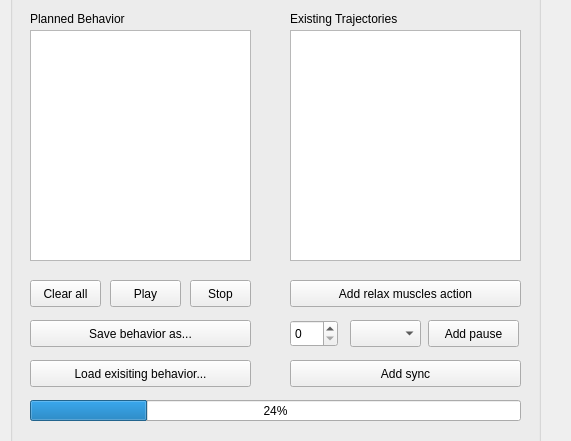
  <widget class="QWidget" name="centralWidget" native="true">
   <property name="geometry">
    <rect>
     <x>10</x>
     <y>0</y>
     <width>571</width>
     <height>441</height>
    </rect>
   </property>
   <widget class="QGroupBox" name="groupBox_3">
    <property name="geometry">
     <rect>
      <x>10</x>
      <y>-30</y>
      <width>531</width>
      <height>531</height>
     </rect>
    </property>
    <property name="title">
     <string>Trajectories</string>
    </property>
    <widget class="QListWidget" name="existingTrajectories">
     <property name="geometry">
      <rect>
       <x>280</x>
       <y>60</y>
       <width>231</width>
       <height>231</height>
      </rect>
     </property>
     <property name="dragDropMode">
      <enum>QAbstractItemView::NoDragDrop</enum>
     </property>
    </widget>
    <widget class="QListWidget" name="scheduledBehavior">
     <property name="geometry">
      <rect>
       <x>20</x>
       <y>60</y>
       <width>221</width>
       <height>231</height>
      </rect>
     </property>
     <property name="dragDropMode">
      <enum>QAbstractItemView::NoDragDrop</enum>
     </property>
    </widget>
    <widget class="QPushButton" name="addPause">
     <property name="geometry">
      <rect>
       <x>418</x>
       <y>350</y>
       <width>91</width>
       <height>27</height>
      </rect>
     </property>
     <property name="text">
      <string>Add pause</string>
     </property>
    </widget>
    <widget class="QSpinBox" name="pauseDuration">
     <property name="geometry">
      <rect>
       <x>280</x>
       <y>350</y>
       <width>48</width>
       <height>27</height>
      </rect>
     </property>
    </widget>
    <widget class="QPushButton" name="playBehavior">
     <property name="geometry">
      <rect>
       <x>100</x>
       <y>310</y>
       <width>71</width>
       <height>27</height>
      </rect>
     </property>
     <property name="text">
      <string>Play</string>
     </property>
    </widget>
    <widget class="QPushButton" name="clearBehavior">
     <property name="geometry">
      <rect>
       <x>20</x>
       <y>310</y>
       <width>71</width>
       <height>27</height>
      </rect>
     </property>
     <property name="text">
      <string>Clear all</string>
     </property>
    </widget>
    <widget class="QPushButton" name="addRelax">
     <property name="geometry">
      <rect>
       <x>280</x>
       <y>310</y>
       <width>231</width>
       <height>27</height>
      </rect>
     </property>
     <property name="text">
      <string>Add relax muscles action</string>
     </property>
    </widget>
    <widget class="QPushButton" name="saveBehavior">
     <property name="geometry">
      <rect>
       <x>20</x>
       <y>350</y>
       <width>221</width>
       <height>27</height>
      </rect>
     </property>
     <property name="text">
      <string>Save behavior as...</string>
     </property>
    </widget>
    <widget class="QPushButton" name="loadBehavior">
     <property name="geometry">
      <rect>
       <x>20</x>
       <y>390</y>
       <width>221</width>
       <height>27</height>
      </rect>
     </property>
     <property name="text">
      <string>Load exisiting behavior...</string>
     </property>
    </widget>
    <widget class="QLabel" name="label_8">
     <property name="geometry">
      <rect>
       <x>20</x>
       <y>40</y>
       <width>141</width>
       <height>17</height>
      </rect>
     </property>
     <property name="text">
      <string>Planned Behavior</string>
     </property>
    </widget>
    <widget class="QLabel" name="label_9">
     <property name="geometry">
      <rect>
       <x>280</x>
       <y>40</y>
       <width>141</width>
       <height>17</height>
      </rect>
     </property>
     <property name="text">
      <string>Existing Trajectories</string>
     </property>
    </widget>
    <widget class="QPushButton" name="stopBehavior">
     <property name="geometry">
      <rect>
       <x>180</x>
       <y>310</y>
       <width>61</width>
       <height>27</height>
      </rect>
     </property>
     <property name="text">
      <string>Stop</string>
     </property>
    </widget>
    <widget class="QComboBox" name="timeUnits">
     <property name="geometry">
      <rect>
       <x>340</x>
       <y>350</y>
       <width>71</width>
       <height>27</height>
      </rect>
     </property>
    </widget>
    <widget class="QPushButton" name="addSync">
     <property name="geometry">
      <rect>
       <x>280</x>
       <y>390</y>
       <width>231</width>
       <height>27</height>
      </rect>
     </property>
     <property name="text">
      <string>Add sync</string>
     </property>
    </widget>
    <widget class="QProgressBar" name="progressBar">
     <property name="geometry">
      <rect>
       <x>20</x>
       <y>430</y>
       <width>491</width>
       <height>21</height>
      </rect>
     </property>
     <property name="value">
      <number>24</number>
     </property>
    </widget>
   </widget>
  </widget>
